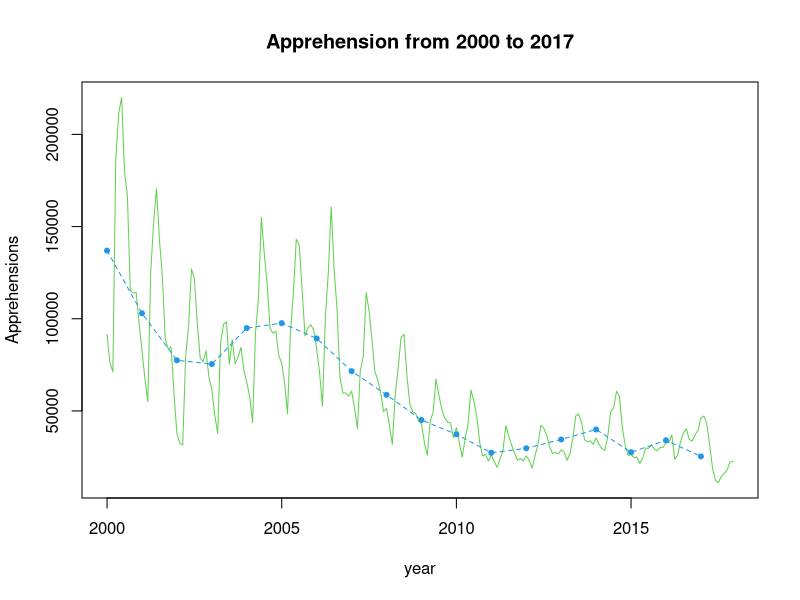

Generate this figure with R: (Note: this script raises an error after producing the figure.)
#preliminary
ts<-read.csv("PB monthly summaries.csv")
rownames(ts) <- ts[,1]
ts <- ts[order(ts$year),]
ts<-subset(ts,select=-year)
ts_df<-ts
ts <- as.vector(t(ts))
ts<-ts(ts,start = c(2000,1), frequency=12)

#plot the timeseries data
ts.plot(ts, col = 3, xlab="year", ylab="Apprehensions", lty=c(1:3), main ="Apprehension from 2000 to 2017")

#draw the avg
ts_avg<-apply(ts_df,1,mean)
ts_avg<-ts(ts_avg,start = c(2000), frequency=1)
points(ts_avg,col = 4,pch=20)
lines(ts_avg,col = 4,pch=20,lty=2)

#get the index
max_index <- time(ts)[ts==max(ts)]
min_index <- time(ts)[ts==min(ts)]
max_avg <- time(ts_avg)[ts_avg==max(ts_avg)]
min_avg <- time(ts_avg)[ts_avg==min(ts_avg)]

#get the max/min month index
pos_max<-which(ts_df == max(ts), arr.ind=T)
pos_min<-which(ts_df == min(ts), arr.ind=T)


#show the month of max and min
month<-c("October","November","December","January","February","March","April","May","June","July","August","September")
names(month)<-month_index

#label the maximum/minimum apprehension in the graph
text(max_index,max(ts),paste("num:",max(ts),"\n","year:",floor(max_index),month[as.vector(pos_max)[2]]),cex=0.4,pos=4)
text(min_index,min(ts),paste("num:",min(ts),"\n","year:",floor(min_index),month[as.vector(pos_min)[2]]),cex=0.4,pos=2)
text(max_avg,max(ts_avg),paste("max num:",floor(max(ts_avg)),"\n","year:",floor(max_avg)),cex=0.4,pos=1)
text(min_avg,min(ts_avg),paste("min num:",floor(min(ts_avg)),"\n","year:",floor(min_avg)),cex=0.4,pos=1)

#pinpoint the maximum/minimum apprehension in the graph
points(max_index,max(ts),pch=19,col=2)
points(min_index,min(ts),pch=19,col=7)

#add a legend which denotes the meaning of the points
legend("topright", c("maximum apprehension","minimum apprehension","annual average apprehension "),col = c(2,7,4),pch =c(19,19,20),lty=c(0,0,2),bty = "n",bg = 'gray90')

#here's a test comment! Hello!

#Hi! and this is a test comment from Glib!
